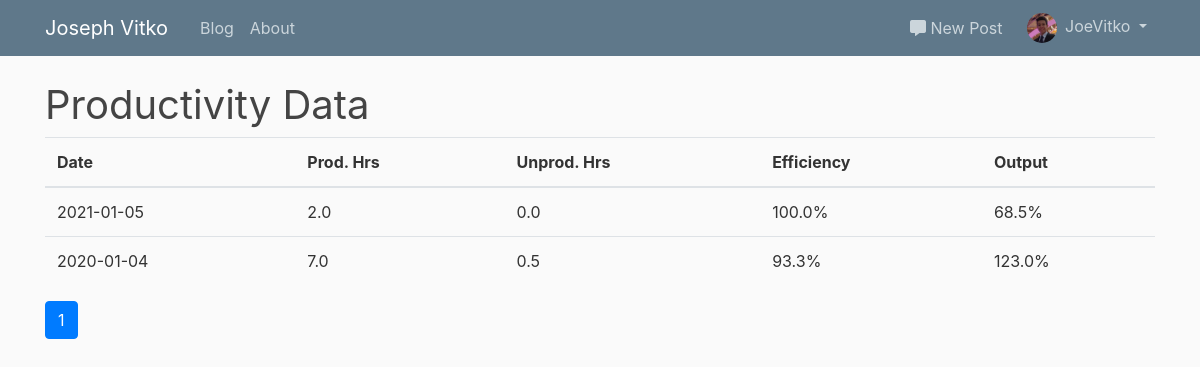
The page /admin/productivity_data (signed in) on the database its author committed.
### flaskblog/models.py (models this page shows, shortened)
class User(db.Model, UserMixin):
    id = db.Column(db.Integer, primary_key=True)
    username = db.Column(db.String(20), unique=True, nullable=False)
    email = db.Column(db.String(120), unique=True, nullable=False)
    image_file = db.Column(db.String(20), nullable=False, default='default.jpg')
    password = db.Column(db.String(60), nullable=False)
    posts = db.relationship('Post', backref='author', lazy=True)
    roles = db.relationship('Role', secondary='user_roles')

### flaskblog/productivity_data/models.py (models this page shows, shortened)
class ProductivityData(db.Model):
    id = db.Column(db.Integer, primary_key=True)
    date = db.Column(db.Date, nullable=False)
    hours_prod = db.Column(db.Float, nullable=False)  # productive hours represented as a float
    hours_dist = db.Column(db.Float, nullable=False)  # unproductive hours represented as a float
    hours_total = db.column_property(hours_prod + hours_dist)
    def efficiency(self):
        return self.hours_prod / self.hours_total
    def output(self):
        return math.sqrt((self.hours_prod / 4.32) * self.efficiency())

### flaskblog/admin/routes.py (the view)
@admin.route('/admin/productivity_data')
@admin_permission.require(http_exception=403)
def getproductivitydata():
    p_data = ProductivityData.query.order_by(ProductivityData.date.desc()).paginate(per_page=28)
    page = request.args.get('page', 1, type=int)
    return render_template('admin_productivitydata_dashboard.html', data=p_data, page=page, page_context='admin.getproductivitydata')

### flaskblog/models.py (called while the page is built)
@login_manager.user_loader
def load_user(user_id):
    return User.query.get(int(user_id))

### flaskblog/templates/admin_productivitydata_dashboard.html
{% extends "layout_admin.html" %}
{% block midsection %}
    <h1>Productivity Data</h1>
    <table class="table">
        <thead>
            <tr>
                <th>Date</th>
                <th>Prod. Hrs</th>
                <th>Unprod. Hrs</th>
                <th>Efficiency</th>
                <th>Output</th>
            </tr>
        </thead>
        <tbody>
            {% for datum in data.items %}
                <tr>
                    <td>{{ datum.date }}</td>
                    <td>{{ "%.1f"|format(datum.hours_prod) }}</td>
                    <td>{{ "%.1f"|format(datum.hours_dist) }}</td>
                    <td>{{ "%.1f"|format(datum.efficiency() * 100) }}%</td>
                    <td>{{ "%.1f"|format(datum.output() * 100) }}%</td>
                </tr>
            {% endfor %}
        </tbody>
    </table>
    {% for page_num in data.iter_pages(left_edge=1, right_edge=1, left_current=1, right_current=2) %}
        {% if page_num %}
            {% if data.page == page_num %}
                <a class="btn btn-primary mb-4" href="{{ url_for(page_context, page=page_num) }}">{{ page_num }}</a>
            {% else %}
                <a class="btn btn-outline-info mb-4" href="{{ url_for(page_context, page=page_num) }}">{{ page_num }}</a>
            {% endif %}
        {% else %}
        ...
        {% endif %}
    {% endfor %}
{% endblock midsection %}

### flaskblog/templates/header.html (shortened to what this page needs)
<header class="site-header">
    <nav class="navbar navbar-expand-md navbar-dark bg-steel fixed-top">
        <div class="container">
            <a class="navbar-brand mr-4" href="/">Joseph Vitko</a>
            <div class="collapse navbar-collapse" id="navbarToggleMain">
                <div class="navbar-nav mr-auto">
                  <a class="nav-item nav-link" href="{{ url_for('main.blog') }}">Blog</a>
                  <a class="nav-item nav-link" href="{{ url_for('main.about') }}">About</a>
                </div>
            </div>
            {% if current_user.is_authenticated %}
                <div class="collapse navbar-collapse justify-content-end">
                    <div class="navbar-nav">
                        <div class="collapse navbar-collapse newpost" id="navbarTogglePost">
                            <a class="nav-item nav-link postlink nav-dropdown" href="{{ url_for('posts.new_post') }}"><i class="fas fa-comment-alt"></i> New Post</a>
                        </div>
                        <div class="collapse navbar-collapse" id="navbarToggleUser">
                            <li class="nav-item dropdown">
                                <a class="nav-link dropdown-toggle userlink nav-dropdown" href="#" id="navbarDropdownMenuLink" role="button" data-toggle="dropdown" aria-haspopup="true" aria-expanded="false">
                                    <div class="avatar-img-container">
                                        <img src="{{ url_for('static', filename='profile_pics/' + current_user.image_file) }}" class="rounded-circle avatar-img">
                                    </div>
                                    <span class="nav-text avatar-header">{{ current_user.username }}</span>
                                </a>
                            </li>
                        </div>
                    </div>
                </div>
            {% endif %}
        </div>
    </nav>
</header>

### flaskblog/static/main.css (style rules this page uses)
body { background: #fafafa; color: #333333; margin-top: 5rem; }
h1, h2, h3, h4, h5, h6 { color: #444444; font-weight: 400; }
.bg-steel { background-color: #5f788a; }
.site-header .navbar-nav .nav-link { color: #cbd5db; }
.avatar-img-container { width: 30px; height: auto; display: inline-block; }
.avatar-img { width: 100%; height: auto; }
.avatar-header { margin-left: 4px; }
.newpost { margin-right: 8px; }
.userlink { padding-top: 0; padding-bottom: 0; vertical-align: middle; padding-right: 0; }
.postlink { padding-top: 0; padding-bottom: 0; vertical-align: middle; }

### rows shown on the page
User: image_file (picture), username "JoeVitko"
ProductivityData: date "2021-01-05", hours_prod "2.0", hours_dist "0.0", datum.efficiency()*100 "100.0", datum.output()*100 "68.5"
ProductivityData: date "2020-01-04", hours_prod "7.0", hours_dist "0.5", datum.efficiency()*100 "93.3", datum.output()*100 "123.0"

### other values the page prints
{{ page_num }} "1"
